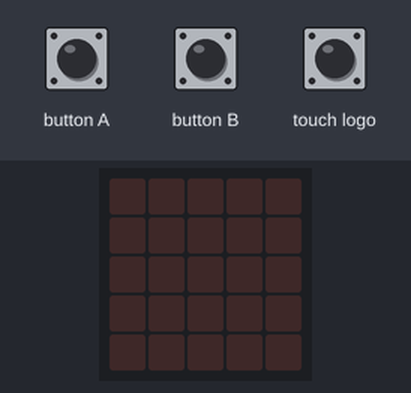
Recording of a program running on a simulated BBC micro:bit (MakeCode). Shown: the board's 5×5 LED display. The test bench sets the inputs (shaded band).

Above: at 1.2 s.
1.3 s: button A pressed for 0.15 s
At 2.5 s:
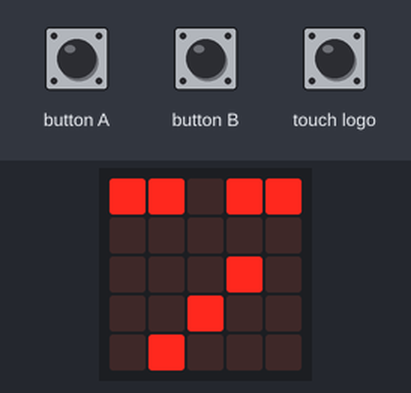
2.9 s: button B pressed for 0.15 s
At 3.7 s:
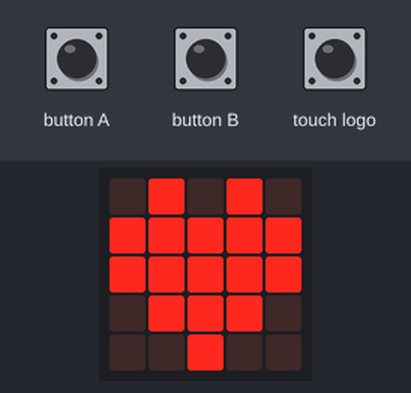
4.5 s: touch logo pressed for 0.15 s
At 5.5 s:
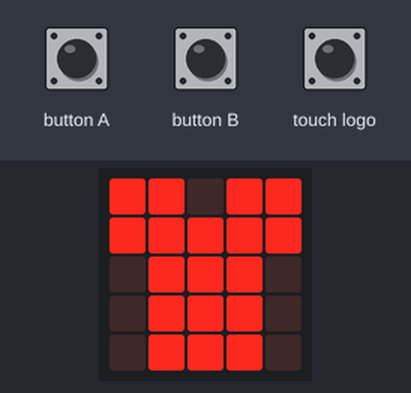
Timing chart, 0 to 7.5 s (numbered marks = the images above; inputs shaded):
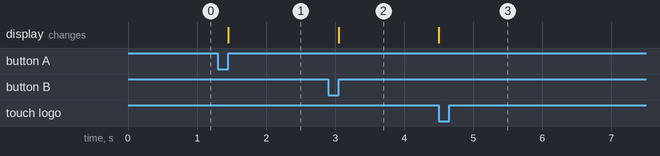

The program:

main.ts
```typescript
input.onButtonPressed(Button.A, function () {
    basic.showIcon(IconNames.Meh)
})
input.onButtonPressed(Button.B, function () {
    basic.showIcon(IconNames.Heart)
})
basic.forever(function () {
    if (input.logoIsPressed()) {
        basic.showIcon(IconNames.TShirt)
    }
})
```

test.ts
```typescript
// 在此处测试；当此软件包作为插件使用时，将不会编译此软件包。
```

Measured:
- after the input at 1.3 s, the display: changes after 0.15 s (image 1)
- after the input at 2.9 s, the display: changes after 0.15 s (image 2)
- after the input at 4.5 s, the display: changes at once (image 3)
